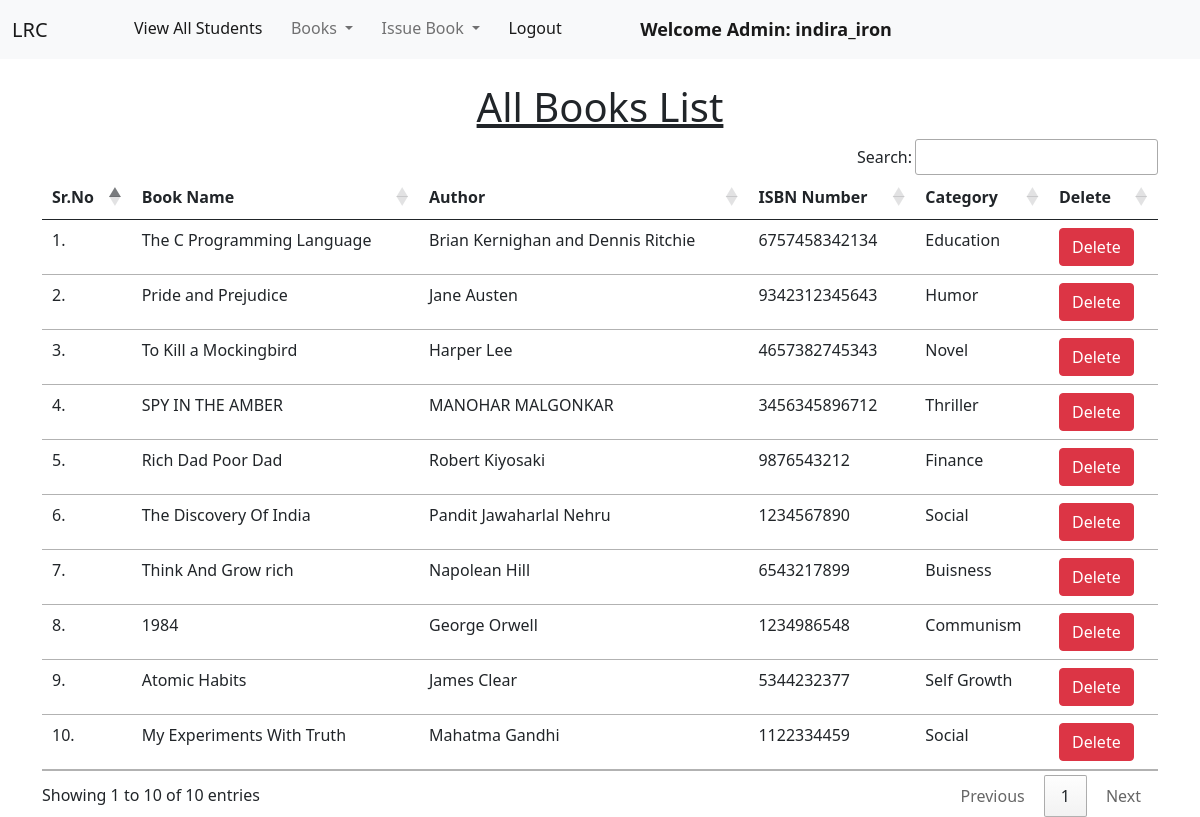
Screenshot of /view_books/ (signed in) with the database file from the repository.
### library/models.py (models this page shows, shortened)
class Book(models.Model):
    name = models.CharField(max_length=200)
    author = models.CharField(max_length=200)
    isbn = models.PositiveIntegerField()
    category = models.CharField(max_length=50)

### library/views.py (the view)
# urls.py: path("view_books/", views.view_books, name="view_books"),
@login_required(login_url = '/admin_login')
def view_books(request):
    books = Book.objects.all()
    return render(request, "view_books.html", {'books':books})

### library/templates/view_books.html (shortened to what this page needs)
{% extends 'admin_navbar.html' %}
{% load static %}
{% block body %}
<div class="container mt-4">
    <h1 class="text-center"><u>All Books List</u></h1>
    <table class="table table-hover" id="example">
        <thead>
            <tr>
                <th>Sr.No</th>
                <th>Book Name</th>
                <th>Author</th>
                <th>ISBN Number</th>
                <th>Category</th>
                <th>Delete</th>
            </tr>
        </thead>
        <tbody>
            {% for book in books %}
            <tr>
                <td>{{forloop.counter}}.</td>
                <td>{{book.name}}</td>
                <td>{{book.author}}</td>
                <td>{{book.isbn}}</td>
                <td>{{book.category}}</td>
                <td><a href="/delete_book/{{book.id}}/" class="btn btn-danger" onclick="return confirm('Are you sure you want to delete this book?')">Delete</a></td>
            </tr>
            {% endfor %}
        </tbody>
    </table>
    </div>
{% endblock %}

### library/templates/admin_navbar.html (shortened to what this page needs)
<!doctype html>
<html lang="en">
  <head>
    <link href="https://cdn.jsdelivr.net/npm/bootstrap@5.1.0/dist/css/bootstrap.min.css" rel="stylesheet">
    <link rel="stylesheet" href="https://cdn.datatables.net/1.10.25/css/jquery.dataTables.min.css">
    <link rel="stylesheet" href="https://cdn.datatables.net/buttons/1.7.1/css/buttons.dataTables.min.css">
  </head>
  <body>
    <nav class="navbar navbar-expand-lg navbar-light bg-light">
        <div class="container-fluid">
          <a class="navbar-brand" href="#">LRC</a>
          <div class="collapse navbar-collapse" id="navbarSupportedContent">
            <ul class="navbar-nav me-auto mb-2 mb-lg-0">
              <li class="nav-item">
                <a class="nav-link active" aria-current="page" href="/view_students/">View All Students</a>
              </li>
              <li class="nav-item dropdown">
                <a class="nav-link dropdown-toggle" href="#" id="navbarDropdown" role="button" data-bs-toggle="dropdown" aria-expanded="false">
                  Books
                </a>
              </li>
              <li class="nav-item dropdown">
                <a class="nav-link dropdown-toggle" href="#" id="navbarDropdown" role="button" data-bs-toggle="dropdown" aria-expanded="false">
                  Issue Book
                </a>
              </li>
              <li class="nav-item">
                <a class="nav-link active" aria-current="page" href="/logout/">Logout</a>
              </li>
              <li class="nav-item">
                <a style="font-weight:600; font-family:'Segoe UI', Tahoma, Geneva, Verdana, sans-serif; font-size: large;" class="nav-link active" href="#">Welcome Admin: {{request.user}}</a>
              </li>
            </ul>
          </div>
        </div>
      </nav>
      {% block body %}
      {% endblock %}
  </body>
</html>

### rows the page displays
Book: name "The C Programming Language", author "Brian Kernighan and Dennis Ritchie", isbn "6757458342134", category "Education"
Book: name "Pride and Prejudice", author "Jane Austen", isbn "9342312345643", category "Humor"
Book: name "To Kill a Mockingbird", author "Harper Lee", isbn "4657382745343", category "Novel"
Book: name "SPY IN THE AMBER", author "MANOHAR MALGONKAR", isbn "3456345896712", category "Thriller"
Book: name "Rich Dad Poor Dad", author "Robert Kiyosaki", isbn "9876543212", category "Finance"
Book: name "The Discovery Of India", author "Pandit Jawaharlal Nehru", isbn "1234567890", category "Social"
Book: name "Think And Grow rich", author "Napolean Hill", isbn "6543217899", category "Buisness"
Book: name "1984", author "George Orwell", isbn "1234986548", category "Communism"
Book: name "Atomic Habits", author "James Clear", isbn "5344232377", category "Self Growth"
Book: name "My Experiments With Truth", author "Mahatma Gandhi", isbn "1122334459", category "Social"

### other values shown
{{ request.user }} "indira_iron"
